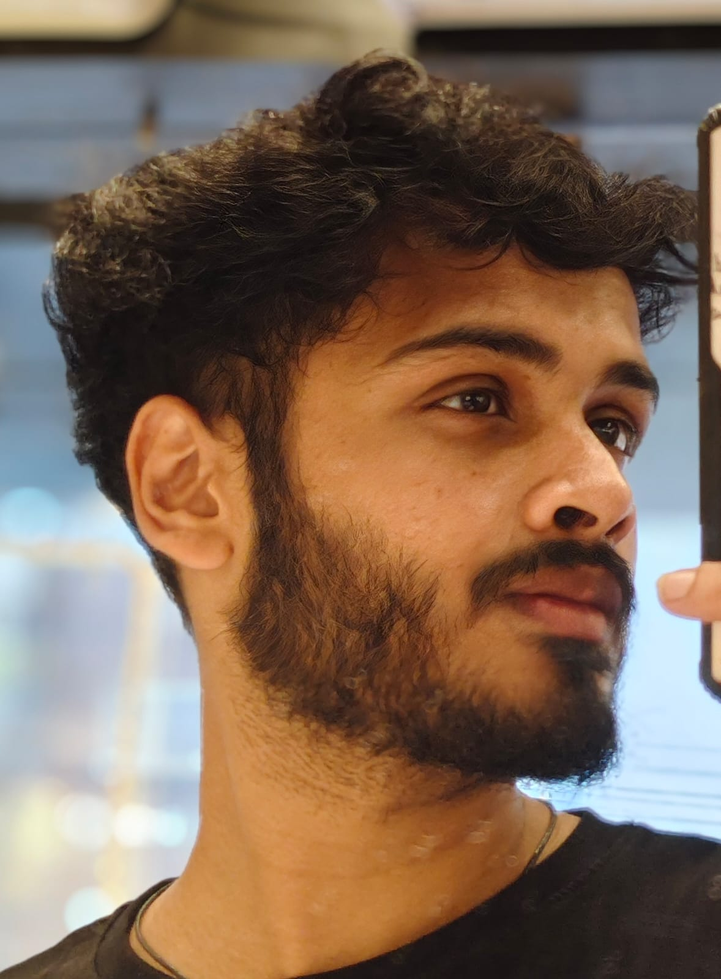
#> input picture source-photo.png, 721 x 979 px, shrunk from 1178 x 1600 before the run, found by its file name
$ python prep_photo.py
#> lines starting #> are read from the running program, lines starting #| are printed output that depends on the picture
import io
import cv2
import numpy as np
from PIL import Image
from rembg import remove

def prep_image(input_path="source-photo.png", output_path="source-prepped.png"):
#> called with input_path = 'source-photo.png', output_path = 'source-prepped.png'
    print(f"[-] Processing new high-res photo {input_path}...")

    # 1. Load image and crop phone edge from right side
    pil_img = Image.open(input_path).convert("RGB")
#> pil_img is the input picture: PIL image 721x979 RGB; mean R, G, B 126, 102.8, 85.5
    w, h = pil_img.size
#> w = 721; h = 979

    # Crop: keep left 88% to cut out the phone hand
    pil_img = pil_img.crop((0, 0, int(w * 0.88), h))
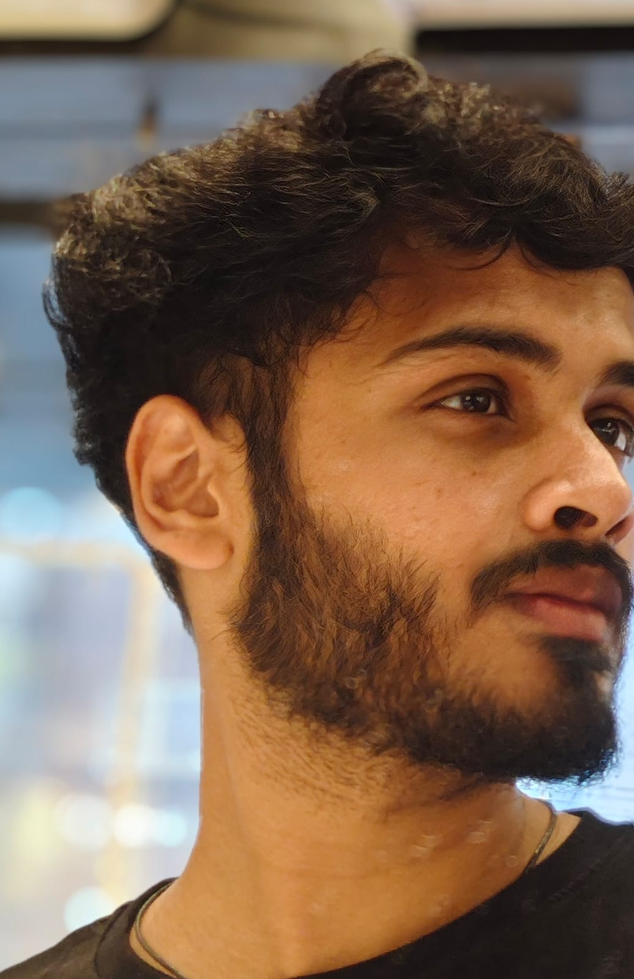
#> pil_img: PIL image 634x979 RGB; mean R, G, B 125.7, 98.9, 78.8

    # 2. Background removal
    buf = io.BytesIO()
    pil_img.save(buf, format="PNG")
    cutout_bytes = remove(buf.getvalue())
    cutout = Image.open(io.BytesIO(cutout_bytes)).convert("RGBA")

    # Trim transparent borders
    bbox = cutout.getbbox()
    if bbox:
        cutout = cutout.crop(bbox)

    np_img = np.array(cutout)
    alpha = np_img[:, :, 3] / 255.0
    rgb = np_img[:, :, :3]

    # 3. Grayscale and CLAHE local contrast
    gray = cv2.cvtColor(rgb, cv2.COLOR_RGB2GRAY)
    clahe = cv2.createCLAHE(clipLimit=2.0, tileGridSize=(8, 8))
    enhanced = clahe.apply(gray)

    # 4. Composite onto solid white so outside space maps to spaces
    white_bg = np.ones_like(enhanced, dtype=np.uint8) * 255
    final = (enhanced * alpha + white_bg * (1.0 - alpha)).astype(np.uint8)

    cv2.imwrite(output_path, final)
    print(f"[+] Successfully prepared {output_path}")

if __name__ == "__main__":
    prep_image()
#> (the call stopped at in prep_image, `cutout_bytes = remove(buf.getvalue())`: rembg is not available in this run)
